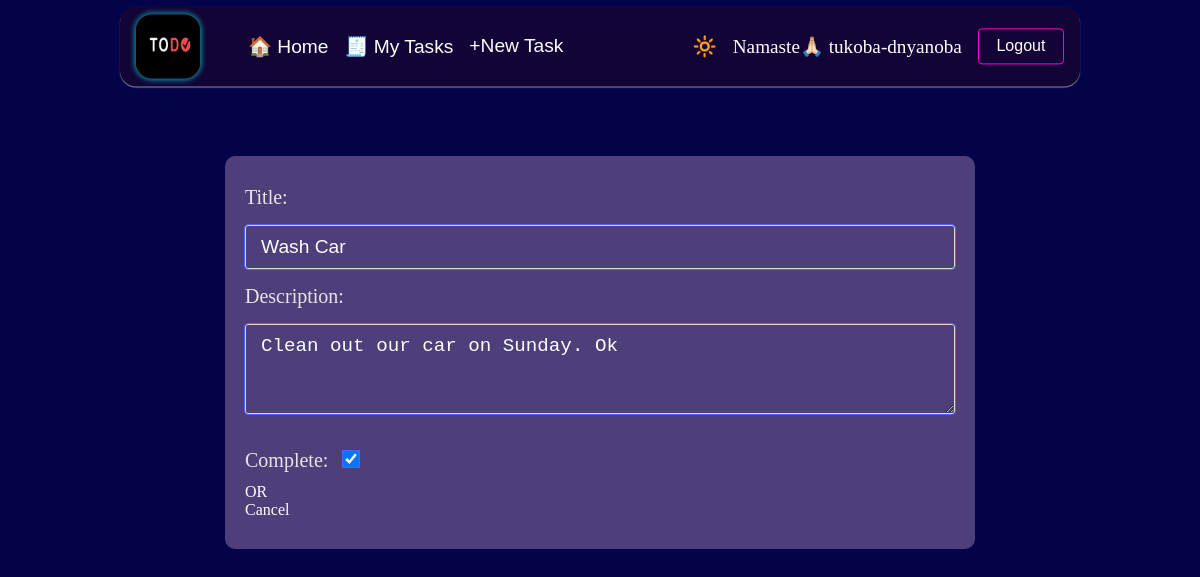
The app's page /task_update/2 (signed in), older data.
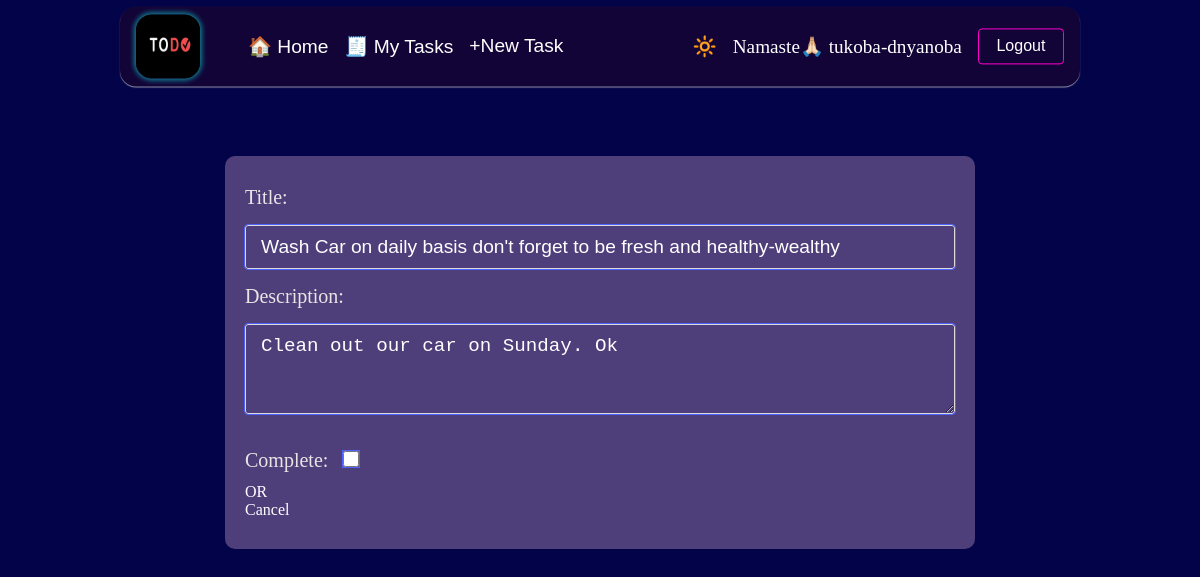
The same page, newer data.
### base/models.py (models this page shows, shortened)
class Task(models.Model):
  user = models.ForeignKey(User, on_delete=models.CASCADE, null=True, blank=True)
  title = models.CharField(max_length=200, null=True, blank=True)
  description = models.TextField(null=True, blank=True)
  complete = models.BooleanField(default=False)
  created = models.DateTimeField(auto_now_add=True)
  class Meta:
    ordering = ['complete', 'created']

### base/views.py (the view)
# urls.py: path('task_update/<int:pk>', TaskUpdate.as_view(), name='task_update'),
class TaskUpdate(LoginRequiredMixin, UpdateView):
  model = Task
  fields = ['title', 'description', 'complete']
  success_url = reverse_lazy('tasks')

### base/templates/base/task_form.html (shortened to what this page needs)
{% extends "base/base.html" %}
{% block main %}
  <div class="form-container">
    {% include 'base/form.html' with p='Save' %}
    <div class="option-btn-container">
      <p>OR</p>
      <a class='login-option-link back-btn' href="{% url 'tasks' %}">Cancel</a>
    </div>
  </div>
{% endblock main %}

### base/templates/base/form.html (shortened to what this page needs)
{% for field  in form  %}
  <div class="input-field-wrapper">
    {{field.label_tag}}
    {{field}}
  </div>
{% endfor %}

Row changes from the older to the newer data that the page shows:
changed Task "Clean out our car on Sunday. Ok": title "Wash Car" → "Wash Car on daily basis don't forget to be fresh and healthy-wealthy"; complete "☑" → "☐"
